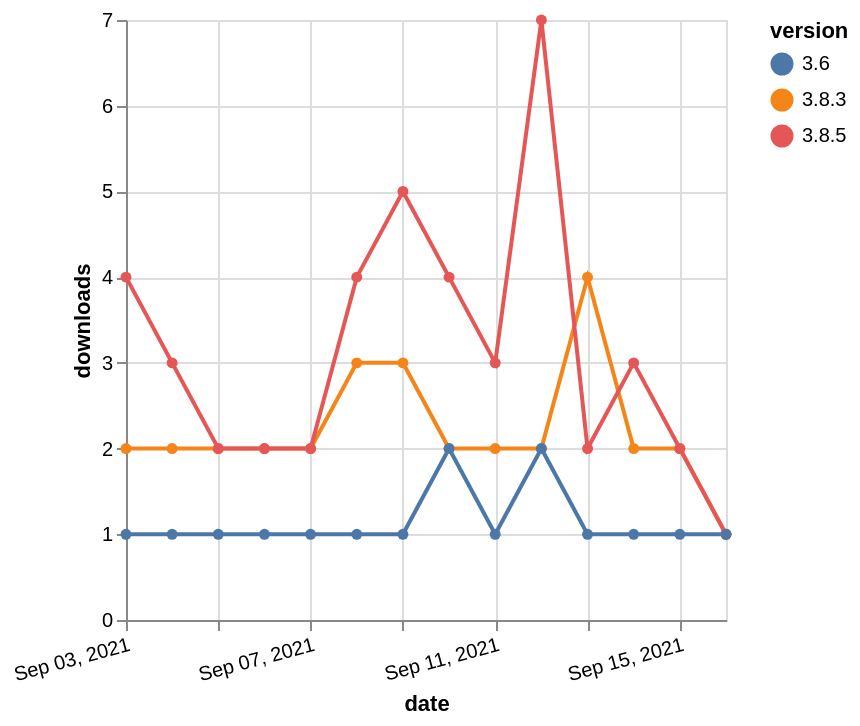

Describe this chart as a Vega-Lite specification.
### Vega-Lite specification from a JSON file in a GitHub repository (floating-point values rounded to 4 significant figures)
{"$schema": "https://vega.github.io/schema/vega-lite/v5.json", "description": "A simple bar chart with embedded data.", "data": {"values": [{"date": "2021-09-03", "total": 3209, "delta": 2, "version": "3.8.3"}, {"date": "2021-09-04", "total": 3211, "delta": 2, "version": "3.8.3"}, {"date": "2021-09-05", "total": 3213, "delta": 2, "version": "3.8.3"}, {"date": "2021-09-06", "total": 3215, "delta": 2, "version": "3.8.3"}, {"date": "2021-09-07", "total": 3217, "delta": 2, "version": "3.8.3"}, {"date": "2021-09-08", "total": 3220, "delta": 3, "version": "3.8.3"}, {"date": "2021-09-09", "total": 3223, "delta": 3, "version": "3.8.3"}, {"date": "2021-09-10", "total": 3225, "delta": 2, "version": "3.8.3"}, {"date": "2021-09-11", "total": 3227, "delta": 2, "version": "3.8.3"}, {"date": "2021-09-12", "total": 3229, "delta": 2, "version": "3.8.3"}, {"date": "2021-09-13", "total": 3233, "delta": 4, "version": "3.8.3"}, {"date": "2021-09-14", "total": 3235, "delta": 2, "version": "3.8.3"}, {"date": "2021-09-15", "total": 3237, "delta": 2, "version": "3.8.3"}, {"date": "2021-09-16", "total": 3238, "delta": 1, "version": "3.8.3"}, {"date": "2021-09-03", "total": 3588, "delta": 4, "version": "3.8.5"}, {"date": "2021-09-04", "total": 3591, "delta": 3, "version": "3.8.5"}, {"date": "2021-09-05", "total": 3593, "delta": 2, "version": "3.8.5"}, {"date": "2021-09-06", "total": 3595, "delta": 2, "version": "3.8.5"}, {"date": "2021-09-07", "total": 3597, "delta": 2, "version": "3.8.5"}, {"date": "2021-09-08", "total": 3601, "delta": 4, "version": "3.8.5"}, {"date": "2021-09-09", "total": 3606, "delta": 5, "version": "3.8.5"}, {"date": "2021-09-10", "total": 3610, "delta": 4, "version": "3.8.5"}, {"date": "2021-09-11", "total": 3613, "delta": 3, "version": "3.8.5"}, {"date": "2021-09-12", "total": 3620, "delta": 7, "version": "3.8.5"}, {"date": "2021-09-13", "total": 3622, "delta": 2, "version": "3.8.5"}, {"date": "2021-09-14", "total": 3625, "delta": 3, "version": "3.8.5"}, {"date": "2021-09-15", "total": 3627, "delta": 2, "version": "3.8.5"}, {"date": "2021-09-16", "total": 3628, "delta": 1, "version": "3.8.5"}, {"date": "2021-09-03", "total": 190, "delta": 1, "version": "3.6"}, {"date": "2021-09-04", "total": 191, "delta": 1, "version": "3.6"}, {"date": "2021-09-05", "total": 192, "delta": 1, "version": "3.6"}, {"date": "2021-09-06", "total": 193, "delta": 1, "version": "3.6"}, {"date": "2021-09-07", "total": 194, "delta": 1, "version": "3.6"}, {"date": "2021-09-08", "total": 195, "delta": 1, "version": "3.6"}, {"date": "2021-09-09", "total": 196, "delta": 1, "version": "3.6"}, {"date": "2021-09-10", "total": 198, "delta": 2, "version": "3.6"}, {"date": "2021-09-11", "total": 199, "delta": 1, "version": "3.6"}, {"date": "2021-09-12", "total": 201, "delta": 2, "version": "3.6"}, {"date": "2021-09-13", "total": 202, "delta": 1, "version": "3.6"}, {"date": "2021-09-14", "total": 203, "delta": 1, "version": "3.6"}, {"date": "2021-09-15", "total": 204, "delta": 1, "version": "3.6"}, {"date": "2021-09-16", "total": 205, "delta": 1, "version": "3.6"}]}, "width": "container", "mark": {"type": "line", "point": {"filled": true}}, "encoding": {"x": {"field": "date", "type": "temporal", "timeUnit": "yearmonthdate", "title": "date", "axis": {"labelAngle": -15}}, "y": {"field": "delta", "type": "quantitative", "title": "downloads"}, "color": {"field": "version", "type": "nominal"}, "tooltip": {"field": "delta"}}}
